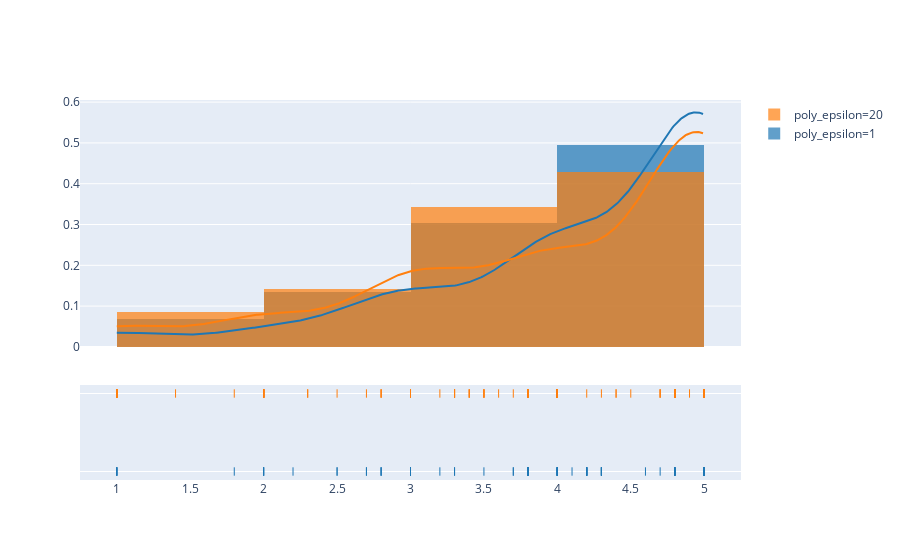

Here is the notebook cell this chart was saved with:
### Code cell
fig.show()

### Figure 1 — Plotly figure (JSON) as saved in the notebook; plotly's stock layout.template omitted (floating-point values rounded to 4 significant figures; data arrays with more than 128 entries replaced by an {"elided": "..."} marker saying what was removed)
{"data": [{"autobinx": false, "histnorm": "probability density", "legendgroup": "poly_epsilon=1", "marker": {"color": "rgb(31, 119, 180)"}, "name": "poly_epsilon=1", "opacity": 0.7, "type": "histogram", "x": {"elided": "163 float values"}, "xaxis": "x", "xbins": {"end": 5, "size": 1, "start": 1}, "yaxis": "y"}, {"autobinx": false, "histnorm": "probability density", "legendgroup": "poly_epsilon=20", "marker": {"color": "rgb(255, 127, 14)"}, "name": "poly_epsilon=20", "opacity": 0.7, "type": "histogram", "x": {"elided": "275 float values"}, "xaxis": "x", "xbins": {"end": 5, "size": 1, "start": 1}, "yaxis": "y"}, {"legendgroup": "poly_epsilon=1", "marker": {"color": "rgb(31, 119, 180)"}, "mode": "lines", "name": "poly_epsilon=1", "showlegend": false, "type": "scatter", "x": {"elided": "500 float values"}, "xaxis": "x", "y": {"elided": "500 float values"}, "yaxis": "y"}, {"legendgroup": "poly_epsilon=20", "marker": {"color": "rgb(255, 127, 14)"}, "mode": "lines", "name": "poly_epsilon=20", "showlegend": false, "type": "scatter", "x": {"elided": "500 float values"}, "xaxis": "x", "y": {"elided": "500 float values"}, "yaxis": "y"}, {"legendgroup": "poly_epsilon=1", "marker": {"color": "rgb(31, 119, 180)", "symbol": "line-ns-open"}, "mode": "markers", "name": "poly_epsilon=1", "showlegend": false, "type": "scatter", "x": {"elided": "163 float values"}, "xaxis": "x", "y": {"elided": "163 str values"}, "yaxis": "y2"}, {"legendgroup": "poly_epsilon=20", "marker": {"color": "rgb(255, 127, 14)", "symbol": "line-ns-open"}, "mode": "markers", "name": "poly_epsilon=20", "showlegend": false, "type": "scatter", "x": {"elided": "275 float values"}, "xaxis": "x", "y": {"elided": "275 str values"}, "yaxis": "y2"}], "layout": {"barmode": "overlay", "hovermode": "closest", "legend": {"traceorder": "reversed"}, "xaxis": {"anchor": "y2", "domain": [0, 1], "zeroline": false}, "yaxis": {"anchor": "free", "domain": [0.35, 1], "position": 0}, "yaxis2": {"anchor": "x", "domain": [0, 0.25], "dtick": 1, "showticklabels": false}}}
